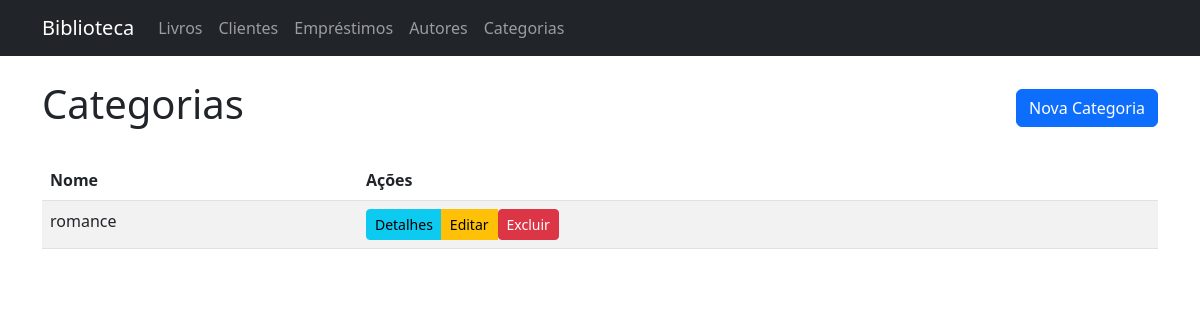
The page /categories/ on the database as committed earlier.
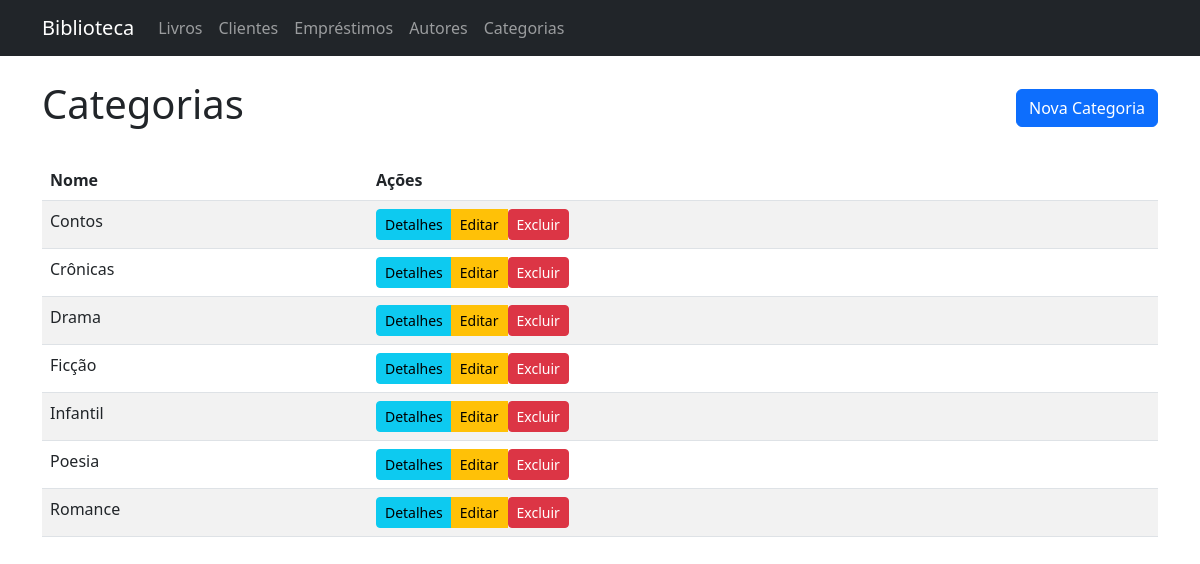
The same page on the database as committed later.
### app/models/entities/category.py (models this page shows, shortened)
class Category(db.Model):
    __tablename__ = 'categories'
    id = db.Column(db.Integer, primary_key=True)
    name = db.Column(db.String(50), nullable=False, unique=True)
    books = db.relationship('Book', backref='category', lazy=True)

### app/controllers/category_controller.py (the view)
@category_bp.route('/')
def index():
    categories = CategoryService.get_all_categories()
    return render_template('categories/index.html', categories=categories)

### app/repositories/category_repository.py (called while the page is built)
    @staticmethod
    def get_all():
        return Category.query.order_by(Category.name).all()

### app/services/category_service.py (called while the page is built)
    @staticmethod
    def get_all_categories():
        return CategoryRepository.get_all()

### app/templates/categories/index.html (shortened to what this page needs)
{% extends "base.html" %}
{% block content %}
<div class="d-flex justify-content-between align-items-center mb-4">
    <h1>Categorias</h1>
    <a href="{{ url_for('category_controller.create') }}" class="btn btn-primary">Nova Categoria</a>
</div>
<div class="table-responsive">
    <table class="table table-striped table-hover">
        <thead>
            <tr>
                <th>Nome</th>
                <th>Ações</th>
            </tr>
        </thead>
        <tbody>
            {% for category in categories %}
            <tr>
                <td>{{ category.name }}</td>
                <td>
                    <div class="btn-group" role="group">
                        <a href="{{ url_for('category_controller.show', id=category.id) }}" class="btn btn-info btn-sm">Detalhes</a>
                        <a href="{{ url_for('category_controller.edit', id=category.id) }}" class="btn btn-warning btn-sm">Editar</a>
                        <form action="{{ url_for('category_controller.delete', id=category.id) }}" method="POST" style="display:inline;" onsubmit="return confirm('Tem certeza que deseja excluir esta categoria?');">
                            <button type="submit" class="btn btn-danger btn-sm">Excluir</button>
                        </form>
                    </div>
                </td>
            </tr>
            {% endfor %}
        </tbody>
    </table>
</div>
{% endblock %}

Rows that differ between the two databases and show on the page:
added Category: name "Contos"
added Category: name "Crônicas"
added Category: name "Drama"
added Category: name "Ficção"
added Category: name "Infantil"
added Category: name "Poesia"
changed Category: name "romance" → "Romance"
